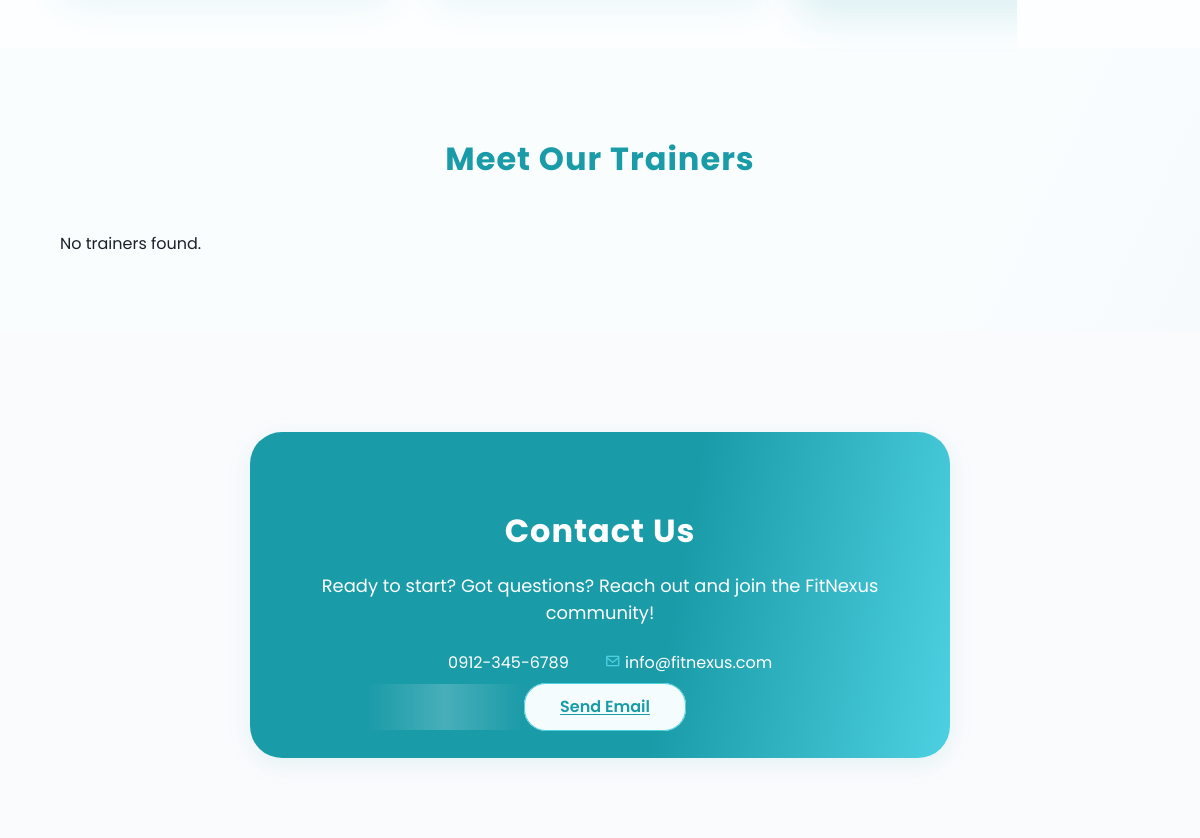
/ (lower part), run on an earlier commit of the app's database.
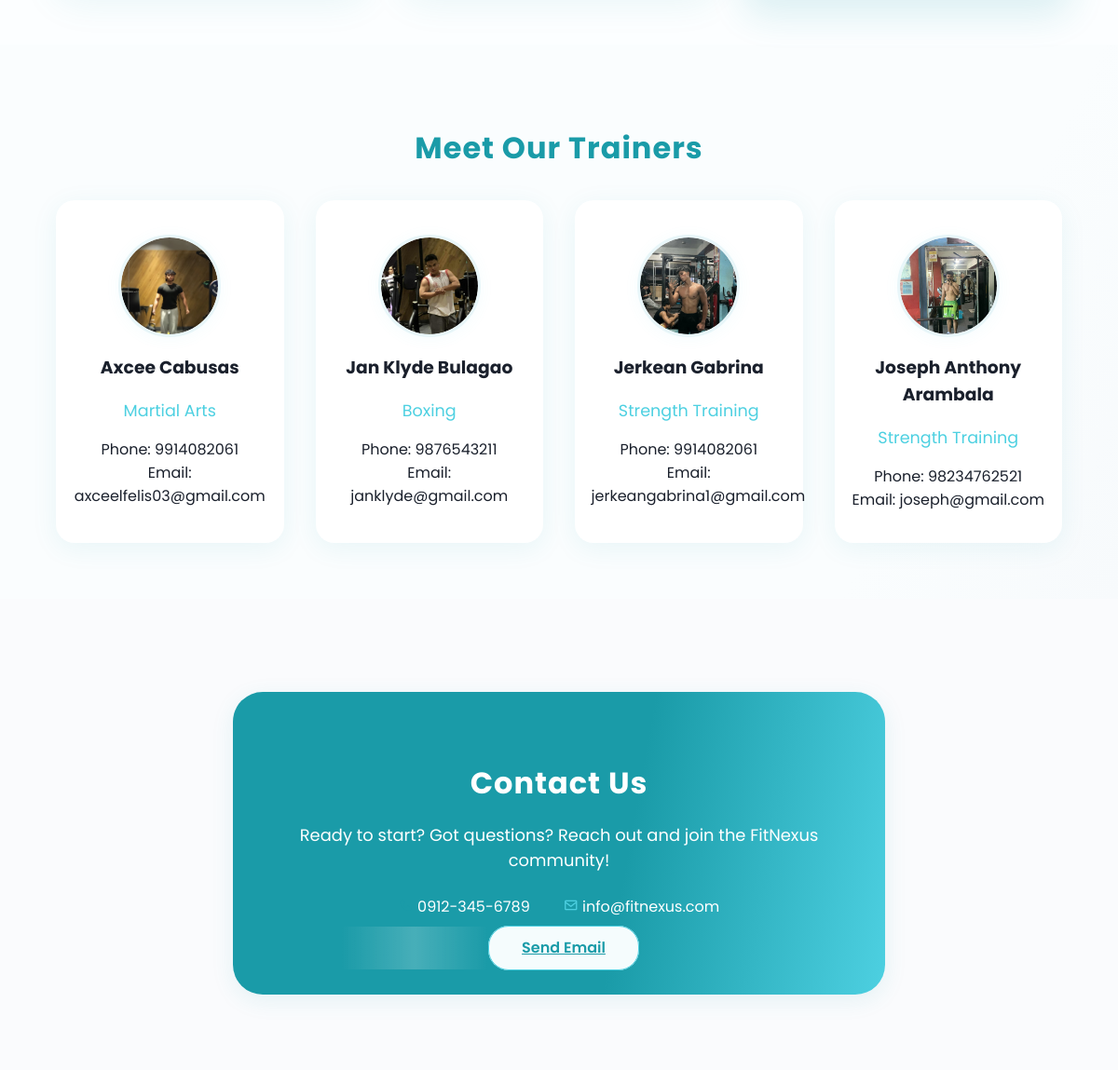
And on a later commit of the database.
### tables this page shows
CREATE TABLE `trainers` (
  `trainer_id` int(11) NOT NULL,
  `user_id` int(11) NOT NULL,
  `full_name` varchar(100) NOT NULL,
  `specialty` varchar(100) DEFAULT NULL,
  `experience` varchar(50) DEFAULT NULL,
  `rating` decimal(3,2) DEFAULT 4.50,
  `total_clients` int(11) DEFAULT 0,
  `total_sessions` int(11) DEFAULT 0,
  `description` text DEFAULT NULL,
  `phone` varchar(20) DEFAULT NULL,
  `email` varchar(100) DEFAULT NULL,
  `image` text DEFAULT NULL
);

### models/Trainer.php (called while the page is built, shortened)
<?php
require_once __DIR__ . '/../config/database.php';
class Trainer {
    private $conn;
    public function __construct() {
        $database = new Database();
        $this->conn = $database->getConnection();
    }
    public function getAllTrainers($filter_specialty = null, $sort_by = 'full_name', $sort_order = 'ASC') {
        try {
            $where_clauses = [];
            $params = [];
            $where_sql = !empty($where_clauses) ? "WHERE " . implode(" AND ", $where_clauses) : "";
            $valid_sort_columns = ['trainer_id', 'full_name', 'specialty', 'phone', 'email', 'image'];
            $sort_order = strtoupper($sort_order) === 'ASC' ? 'ASC' : 'DESC';
            $sql = "SELECT t.*, u.username FROM trainers t JOIN users u ON t.user_id = u.user_id $where_sql ORDER BY t.$sort_by $sort_order";
            $stmt = $this->conn->prepare($sql);
            $stmt->execute();
            return $stmt->fetchAll(PDO::FETCH_ASSOC);
        } catch (PDOException $e) {
            error_log("Get all trainers error: " . $e->getMessage());
            return [];
        }
    }
}
?>

### config/database.php (called while the page is built, shortened)
<?php
class Database {
    private $host = "localhost";
    private $db_name = "gymmanagement";
    private $username = "root";
    private $password = "";
    public function getConnection() {
        $this->conn = null;
        try {
            $this->conn = new PDO("mysql:host=" . $this->host . ";dbname=" . $this->db_name,
                                   $this->username, $this->password);
            $this->conn->exec("set names utf8");
        } catch(PDOException $exception) {
            echo "Connection error: " . $exception->getMessage();
        }
        return $this->conn;
    }
}
?>

### index.php (the view, shortened to what this page needs)
<?php
require_once __DIR__ . '/models/Trainer.php';
$trainerModel = new Trainer();
$trainers = $trainerModel->getAllTrainers();
?>
<!DOCTYPE html>
<html lang="en">
<head>
    <link href='https://unpkg.com/boxicons@2.1.4/css/boxicons.min.css' rel='stylesheet'>
    <link rel="stylesheet" href="assets/css/landing.css">
</head>
<body>
  <main>
    <section id="plans" class="section plans-section">
    </section>
    <section id="trainers" class="section trainers-section">
      <div class="container">
        <h2 class="section-title">Meet Our Trainers</h2>
        <div class="trainers-grid">
          <?php if (!empty($trainers)): ?>
            <?php foreach ($trainers as $trainer): ?>
              <div class="trainer-card">
                <div class="trainer-avatar">
                  <?php
                    $img = isset($trainer['image']) ? trim($trainer['image']) : '';
                    if ($img !== '') {
                      $isAbsolute = stripos($img, 'http://') === 0 || stripos($img, 'https://') === 0 || substr($img, 0, 1) === '/';
                      $alreadyPrefixed = strpos($img, 'assets/images/trainers/') === 0;
                      $src = $isAbsolute || $alreadyPrefixed ? $img : ('assets/images/trainers/' . $img);
                  ?>
                    <img src="<?php echo htmlspecialchars($src); ?>" alt="<?php echo htmlspecialchars($trainer['full_name'] ?? 'Trainer'); ?>" class="trainer-img" loading="lazy"/>
                  <?php } else { ?>
                    <i class='bx bx-user-voice'></i>
                  <?php } ?>
                </div>
                <h3><?php echo htmlspecialchars($trainer['full_name'] ?? ''); ?></h3>
                <span class="trainer-role"><?php echo htmlspecialchars($trainer['specialty'] ?? ''); ?></span>
                <p>
                  <?php if (!empty($trainer['phone'])) { echo 'Phone: ' . htmlspecialchars($trainer['phone']); } ?>
                  <?php if (!empty($trainer['email'])) { echo (!empty($trainer['phone']) ? '<br>' : '') . 'Email: ' . htmlspecialchars($trainer['email']); } ?>
                </p>
              </div>
            <?php endforeach; ?>
          <?php else: ?>
            <p>No trainers found.</p>
          <?php endif; ?>
        </div>
      </div>
    </section>
    <section id="contact" class="section contact-section">
      <div class="container contact-container">
        <h2 class="contact-title">Contact Us</h2>
        <p class="contact-prompt">Ready to start? Got questions? Reach out and join the FitNexus community!</p>
        <div class="contact-row">
          <div><i class='bx bxs-phone' style="color:var(--blue-main);"></i> 0912-345-6789</div>
          <div><i class='bx bx-envelope' style="color:var(--blue-accent);"></i> info@fitnexus.com</div>
        </div>
        <a href="mailto:info@fitnexus.com" class="btn btn-tertiary">Send Email</a>
      </div>
    </section>
  </main>
</body>
</html>

### assets/css/landing.css (style rules this page uses)
:root { --blue-main: #1a9ba8; --blue-accent: #4dd0e1; --blue-bg: #f8fafc; --dark: #1a202c; --light: #ffffff; --gray: #64748b; }
* { box-sizing: border-box; }
body { font-family: 'Poppins', sans-serif; margin: 0; background: radial-gradient(circle at 20% 80%, rgba(26,155,168,0.07) 0%, transparent 70%), radial-gradient(circle at 80% 20%, rgba(77,208,225,0.08) 0%, transparent 70%), linear-gradient(120deg, var(--blue-bg) 0%, var(--light) 100%); color: var(--dark); min-height: 100vh; }
.container { width: 90%; max-width: 1280px; margin: 0 auto; }
.btn { background: linear-gradient(90deg, var(--blue-main), var(--blue-accent)); color: #fff; border-radius: 22px; border: none; padding: 0.7em 2.2em; font-size: 1rem; font-weight: 600; margin-left: 10px; transition: background 0.2s, box-shadow 0.2s; box-shadow: 0 4px 32px rgba(26,155,168,0.08); cursor: pointer; }
.btn { transition: all 0.3s ease; position: relative; overflow: hidden; }
.btn::before { content: ''; position: absolute; top: 0; left: -100%; width: 100%; height: 100%; background: linear-gradient(90deg, transparent, rgba(255,255,255,0.2), transparent); transition: left 0.5s; }
.section { padding: 60px 0; }
.section-title { font-size: 2rem; color: var(--blue-main); font-weight: 700; margin-bottom: 2rem; text-align: center; letter-spacing: 1px; }
.contact-title { color: #fff; font-size: 2rem; font-weight: 700; margin-bottom: 1rem; text-align: center; letter-spacing: 1px; }
.btn-tertiary { background: #f5fcfd; color: var(--blue-main); border: 1px solid var(--blue-accent); box-shadow: none; }
.plans-section { background: #fcfeff; }
.trainers-section { background: linear-gradient(115deg, #fafdfe 80%, #f7fafc 100%); }
.trainers-grid { display: grid; grid-template-columns: repeat(auto-fit, minmax(240px,1fr)); gap: 34px; margin-top: 16px; }
.trainer-card { background: #fff; border-radius: 20px; box-shadow: 0 6px 28px rgba(26,155,168,0.08); padding: 2.3rem 1.1rem 1.1rem; text-align: center; position: relative; transition: box-shadow .22s, transform .24s; }
.trainer-avatar { width: 110px; height: 110px; background: var(--blue-bg); border-radius: 50%; margin: 0 auto 14px auto; display: flex; align-items: center; justify-content: center; font-size: 2.5rem; color: var(--blue-main); box-shadow: 0 2px 16px rgba(77,208,225,0.06); overflow: hidden; border: 3px solid #e8f6f9; }
.trainer-avatar .trainer-img { width: 100%; height: 100%; object-fit: cover; border-radius: 50%; display: block; }
.trainer-role { display: block; color: var(--blue-accent); font-size: 1.1rem; margin: 2px 0 8px 0; }
.contact-section { background: #fafbfd; }
.contact-container { background: linear-gradient(100deg, var(--blue-main) 60%, var(--blue-accent) 100%); color: #fff; border-radius: 32px; box-shadow: 0 6px 24px rgba(26,155,168,0.10); padding: 48px 32px 38px; max-width: 700px; margin: 2.5rem auto 1.3rem auto; text-align: center; }
.contact-prompt { font-size: 1.12em; margin-bottom: 1.5rem; }
.contact-row { display: flex; align-items: center; justify-content: center; gap: 36px; margin-bottom: 1.2rem; flex-wrap: wrap; }

What changed in the data, as far as the page shows it:
added trainers: image (picture), full_name "Axcee Cabusas", specialty "Martial Arts", phone "9914082061", email "axceelfelis03@gmail.com"
added trainers: image (picture), full_name "Jan Klyde Bulagao", specialty "Boxing", phone "9876543211", email "janklyde@gmail.com"
added trainers: image (picture), full_name "Jerkean Gabrina", specialty "Strength Training", phone "9914082061", email "jerkeangabrina1@gmail.com"
added trainers: image (picture), full_name "Joseph Anthony Arambala", specialty "Strength Training", phone "98234762521", email "joseph@gmail.com"
Also different on the page:
text no longer shown: "No trainers found."
